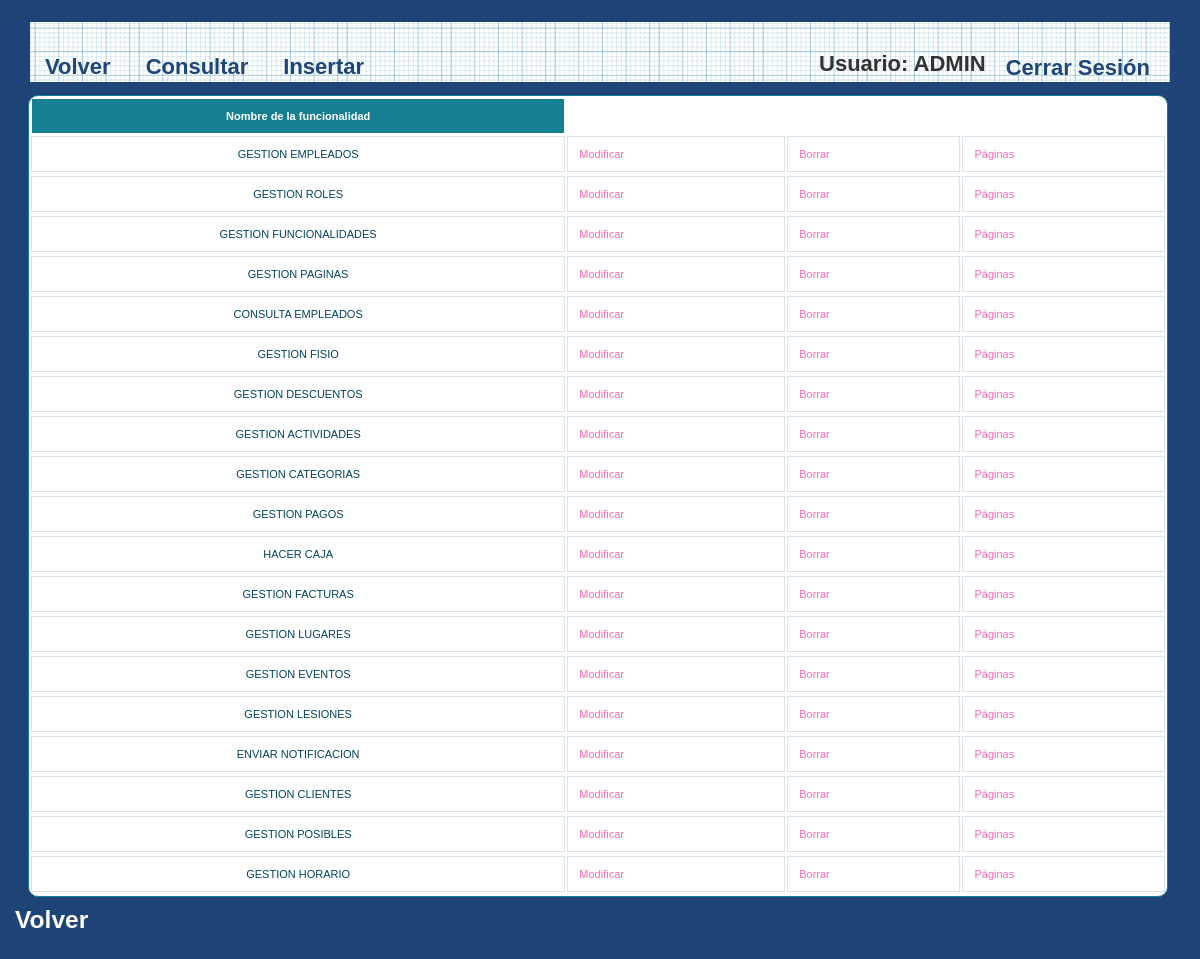
/IUjulio/Controllers/FUNCIONALIDAD_Controller.php (signed in), run on the app's committed database.
### tables this page shows
CREATE TABLE IF NOT EXISTS `FUNCIONALIDAD` (
`FUNCIONALIDAD_ID` int(10) NOT NULL,
  `FUNCIONALIDAD_NOM` varchar(80) NOT NULL
);

### IUjulio/Controllers/FUNCIONALIDAD_Controller.php (called while the page is built, shortened)
<?php
include '../Models/FUNCIONALIDAD_Model.php';
	Switch ($_REQUEST['accion']){
		default:
			if (!isset($_REQUEST['FUNCIONALIDAD_NOM'])){
				$funcionalidad = new FUNCIONALIDAD_MODEL('', '');
			}
			else {
				$rol=get_data_form();
			}
			$datos = $funcionalidad->ConsultarTodo();
			if(!tienePermisos('FUNCIONALIDAD_Show')){
				new Mensaje('No tienes los permisos necesarios','../Views/DEFAULT_Vista.php');
			}
			else {
				new FUNCIONALIDAD_Show($datos, '../Views/DEFAULT_Vista.php');
			}
	}
?>

### IUjulio/Models/FUNCIONALIDAD_Model.php (called while the page is built, shortened)
<?php
class FUNCIONALIDAD_MODEL
{
	var $mysqli;
function ConectarBD()
{
    $this->mysqli = new mysqli( "localhost", "iu2016", "iu2016", "IU2016");
}
	function ConsultarTodo()
	{
		$sql = "select * from FUNCIONALIDAD ORDER BY FUNCIONALIDAD_ID";
		if (!($resultado = $this->mysqli->query($sql))){
			return 'Error en la consulta sobre la base de datos';
		}
		else{
			$toret=array();
			$i=0;
			while ($fila= $resultado->fetch_array()) {
				$toret[$i]=$fila;
				$i++;
			}
			return $toret;
		}
	}
}
?>

### IUjulio/Views/FUNCIONALIDAD_SHOW_ALL_Vista.php (the view, shortened to what this page needs)
<?php
class FUNCIONALIDAD_Show{
	private $datos;
	private $volver;
	function __construct($array, $volver){
		$this->datos = $array;
		$this->volver = $volver;
		$this->render();
	}
	function render(){
		?>
		<head><link rel="stylesheet" href="../Styles/styles.css" type="text/css" media="screen" /></head>
			<p>
				<h2>
					<div>
						<?php
						$lista = array('FUNCIONALIDAD_NOM');
						?>
						<head>
							<link rel="stylesheet" href="../Styles/styles.css" type="text/css" media="screen" />
							<link rel="stylesheet" type="text/css" href="../Styles/print.css" media="print" />
						</head>
						<div id="wrapper">
							<nav>
								<div class="menu">
									<ul>
										<li><a href="../Functions/Desconectar.php"><?php echo  $strings['Cerrar Sesión']; ?></a></li>
										<li><?php echo $strings['Usuario'].": ". $_SESSION['login']; ?></li>
									</ul>
									<?php echo '<a href=\'' . $this->volver . "'>" . $strings['Volver'] . " </a>"; ?></li>
									<a href='./FUNCIONALIDAD_Controller.php?accion=<?php echo $strings['Consultar']?>'><?php echo $strings['Consultar']?></a>
									<a href='./FUNCIONALIDAD_Controller.php?accion=<?php echo $strings['Insertar']?>'><?php echo $strings['Insertar']?></a>
								</div>
							</nav>
						<table id='btable' border = 1>
							<tr>
								<?php
								foreach($lista as $titulo){
										echo "<th>";
									?>
									<?php
									echo $strings[$titulo];
									?>
									</th>
									<?php
								}
								?>
							</tr>
							<?php
							for ($j=0;$j<count($this->datos);$j++){
							echo "<tr>";
							foreach ($this->datos [$j] as $clave => $valor) {
                                for ($i = 0; $i < count($lista); $i++) {
                                    if ($clave === $lista[$i]) {
                                    ?>
                                    <?php
                                    echo "<td>";
                                    echo $valor;
                                    echo "</td>";
                                    }
                                }
                            }
							?>
							<td>
								<a href='FUNCIONALIDAD_Controller.php?FUNCIONALIDAD_NOM=<?php echo $this->datos[$j]['FUNCIONALIDAD_NOM'] . '&accion='.$strings['Modificar']; ?>'><?php echo $strings['Modificar']?></a>
							</td>
							<td>
								<a href='FUNCIONALIDAD_Controller.php?FUNCIONALIDAD_NOM=<?php echo $this->datos[$j]['FUNCIONALIDAD_NOM'] . '&accion='.$strings['Borrar']; ?>'><?php echo $strings['Borrar']?></a>
							</td>
								<td>
									<a href='FUNCIONALIDAD_Controller.php?FUNCIONALIDAD_NOM=<?php echo $this->datos[$j]['FUNCIONALIDAD_NOM'] . '&accion='.$strings['Paginas']; ?>'><?php echo $strings['Páginas']?></a>
								</td>
								<?php
								echo "<tr>";
								}
								?>
						</table>
					</div>
					<h3>
			<p>
				<?php
				echo '<a class="form-link" href=\'' . $this->volver . "'>" . $strings['Volver'] . " </a>";
				?>
				</h3>
			</p>
		<?php
	}
}

### IUjulio/Styles/styles.css (style rules this page uses)
* { margin: 0; padding: 0; }
ul li { list-style-type:none; }
header, footer, section, aside, nav, article { display: block; }
#wrapper { width: 1140px; margin: 0 auto; margin-top: 5px; margin-bottom: 5px; }
nav { width: 1140px; height: 69px; margin: 0 auto; background: #1F4677 url(../images/blueprintpaper.png) repeat-x; }
h1,h2,h3,h4,h5,h6 { font-weight: bold; clear: both; color: #333; list-style-type:none; }
a:link, a:visited { color:hotpink; text-decoration: none; }
p { margin-bottom: 18px; }
li { padding-left: 5px; }
nav .menu { font-size: 22px; font-weight: bold; }
nav .menu ul { margin: 0; padding: 25px 0 0 20px; list-style: none; line-height: normal; }
nav .menu li { display: block; float: right; }
nav .menu a { display: block; margin-right: 5px; padding: 0px 15px; text-decoration: none; color: #1F4677; float:left; }
table { white-space: normal; line-height: normal; font-weight: normal; font-size: small; font-style: normal; color: black; text-align: center; font-variant: normal; border-color: gray; background-color: white; }
#btable { white-space: normal; line-height: normal; font-weight: normal; font-size: 11px; font-style: normal; color: black; text-align: center; font-variant: normal; border-color: gray; background-color: white; margin-left: -2px; }
#btable { width: 100%; overflow: hidden; background: #FFF; color: #024457; border-radius: 10px; border: 1px solid #167F92; }
#btable tr { border: 1px solid #D9E4E6; }
#btable tr:nth-child(odd) { background-color: #EAF3F3; }
#btable th { display: none; border: 1px solid #FFF; background-color: #167F92; color: #FFF; padding: 1em; }
#btable th:first-child { display: table-cell; text-align: center; }
#btable td { display: block; word-wrap: break-word; max-width: 7em; }
#btable td:first-child { display: table-cell; text-align: center; border-right: 1px solid #D9E4E6; }
@media (min-width: 480px) { #btable td { border: 1px solid #D9E4E6; } }
#btable th, #btable td { text-align: left; margin: .5em 1em; }
@media (min-width: 480px) { #btable th, #btable td { display: table-cell; padding: 1em; } }
#content p, ul, ol, hr { margin-bottom: 24px; }
#content h1, h2, h3, h4, h5, h6 { color: #333; margin: 0 0 20px 0; line-height: 1.5em; }
* { margin-top: 4px; }
.form-link { color: white !important; margin-left: 15px; }

### IUjulio/Styles/print.css (style rules this page uses)
a { text-decoration : underline; color : #0000ff; }
a:link:after, a:visited:after { content: " (" attr(href) ") "; font-size: 70%; }
nav, footer, header, aside { display : none; }

### data on the page
funcionalidad: FUNCIONALIDAD_NOM "GESTION EMPLEADOS"
funcionalidad: FUNCIONALIDAD_NOM "GESTION ROLES"
funcionalidad: FUNCIONALIDAD_NOM "GESTION FUNCIONALIDADES"
funcionalidad: FUNCIONALIDAD_NOM "GESTION PAGINAS"
funcionalidad: FUNCIONALIDAD_NOM "CONSULTA EMPLEADOS"
funcionalidad: FUNCIONALIDAD_NOM "GESTION FISIO"
funcionalidad: FUNCIONALIDAD_NOM "GESTION DESCUENTOS"
funcionalidad: FUNCIONALIDAD_NOM "GESTION ACTIVIDADES"
funcionalidad: FUNCIONALIDAD_NOM "GESTION CATEGORIAS"
funcionalidad: FUNCIONALIDAD_NOM "GESTION PAGOS"
funcionalidad: FUNCIONALIDAD_NOM "HACER CAJA"
funcionalidad: FUNCIONALIDAD_NOM "GESTION FACTURAS"
funcionalidad: FUNCIONALIDAD_NOM "GESTION LUGARES"
funcionalidad: FUNCIONALIDAD_NOM "GESTION EVENTOS"
funcionalidad: FUNCIONALIDAD_NOM "GESTION LESIONES"
funcionalidad: FUNCIONALIDAD_NOM "ENVIAR NOTIFICACION"
funcionalidad: FUNCIONALIDAD_NOM "GESTION CLIENTES"
funcionalidad: FUNCIONALIDAD_NOM "GESTION POSIBLES"
funcionalidad: FUNCIONALIDAD_NOM "GESTION HORARIO"

### other printed values
$strings['Cerrar Sesión'] "Cerrar Sesión"
$strings['Usuario'] "Usuario"
$_SESSION['login'] "ADMIN"
$strings['Volver'] "Volver"
$strings['Consultar'] "Consultar"
$strings['Insertar'] "Insertar"
$strings[$titulo] "Nombre de la funcionalidad"
